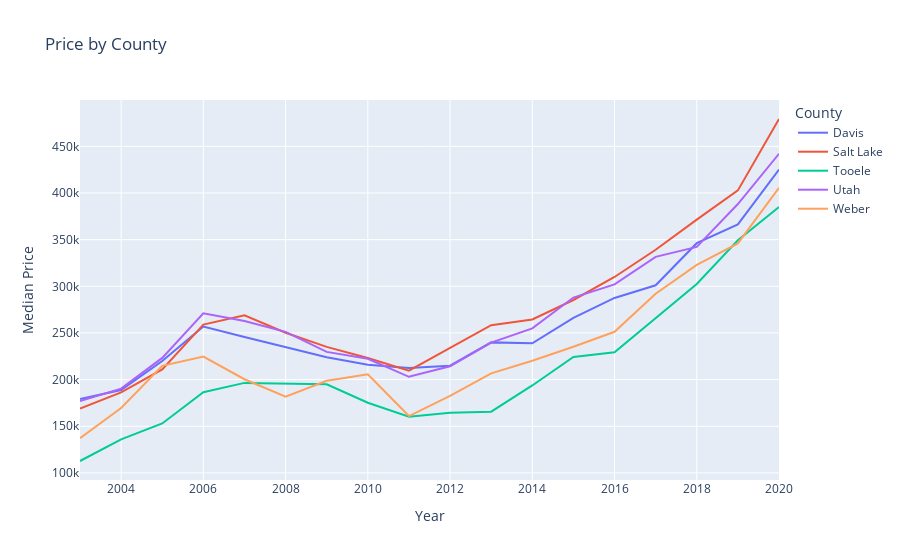

The notebook cell this image was saved under:
### Code cell
County_agg = utah_df.groupby(by=["County", "Year"],as_index=False).mean()
px.line(County_agg, x="Year", y="Median Price", color="County", title='Price by County')

### Figure 1 — Plotly figure (JSON) as saved in the notebook; plotly's stock layout.template omitted (floating-point values rounded to 4 significant figures)
{"data": [{"hovertemplate": "County=Davis<br>Year=%{x}<br>Median Price=%{y}<extra></extra>", "legendgroup": "Davis", "line": {"color": "#636efa", "dash": "solid"}, "mode": "lines", "name": "Davis", "orientation": "v", "showlegend": true, "type": "scatter", "x": [2003, 2004, 2005, 2006, 2007, 2008, 2009, 2010, 2011, 2012, 2013, 2014, 2015, 2016, 2017, 2018, 2019, 2020], "xaxis": "x", "y": [179300.0, 188800.0, 219900.0, 256900.0, 245600.0, 234950, 223953, 215900.0, 212400.0, 215000.0, 239900, 238857, 266100.0, 287545, 301085, 346185, 366400.0, 425195], "yaxis": "y"}, {"hovertemplate": "County=Salt Lake<br>Year=%{x}<br>Median Price=%{y}<extra></extra>", "legendgroup": "Salt Lake", "line": {"color": "#EF553B", "dash": "solid"}, "mode": "lines", "name": "Salt Lake", "orientation": "v", "showlegend": true, "type": "scatter", "x": [2003, 2004, 2005, 2006, 2007, 2008, 2009, 2010, 2011, 2012, 2013, 2014, 2015, 2016, 2017, 2018, 2019, 2020], "xaxis": "x", "y": [168900.0, 186300.0, 211000.0, 259000.0, 269000.0, 250200.0, 235100.0, 223200.0, 209600.0, 234400.0, 258400.0, 264500.0, 285300.0, 310000.0, 339200.0, 371500.0, 402700.0, 479300.0], "yaxis": "y"}, {"hovertemplate": "County=Tooele<br>Year=%{x}<br>Median Price=%{y}<extra></extra>", "legendgroup": "Tooele", "line": {"color": "#00cc96", "dash": "solid"}, "mode": "lines", "name": "Tooele", "orientation": "v", "showlegend": true, "type": "scatter", "x": [2003, 2004, 2005, 2006, 2007, 2008, 2009, 2010, 2011, 2012, 2013, 2014, 2015, 2016, 2017, 2018, 2019, 2020], "xaxis": "x", "y": [112800.0, 136000.0, 153000, 186477, 196500.0, 195725, 194975, 175225, 160250, 164600.0, 165625, 193750, 224250, 229225, 266100.0, 302500.0, 349300.0, 384901], "yaxis": "y"}, {"hovertemplate": "County=Utah<br>Year=%{x}<br>Median Price=%{y}<extra></extra>", "legendgroup": "Utah", "line": {"color": "#ab63fa", "dash": "solid"}, "mode": "lines", "name": "Utah", "orientation": "v", "showlegend": true, "type": "scatter", "x": [2003, 2004, 2005, 2006, 2007, 2008, 2009, 2010, 2011, 2012, 2013, 2014, 2015, 2016, 2017, 2018, 2019, 2020], "xaxis": "x", "y": [177100.0, 190300.0, 223300.0, 271000.0, 262900.0, 251207, 229700.0, 222400.0, 203000.0, 214300.0, 239700.0, 254900.0, 287900.0, 302100.0, 331600.0, 342200.0, 388100.0, 442000.0], "yaxis": "y"}, {"hovertemplate": "County=Weber<br>Year=%{x}<br>Median Price=%{y}<extra></extra>", "legendgroup": "Weber", "line": {"color": "#FFA15A", "dash": "solid"}, "mode": "lines", "name": "Weber", "orientation": "v", "showlegend": true, "type": "scatter", "x": [2003, 2004, 2005, 2006, 2007, 2008, 2009, 2010, 2011, 2012, 2013, 2014, 2015, 2016, 2017, 2018, 2019, 2020], "xaxis": "x", "y": [137200.0, 169600.0, 214700.0, 224700.0, 200400.0, 181800.0, 198700.0, 205770, 160900.0, 182500.0, 206700.0, 220300.0, 235300, 251200.0, 292100.0, 323000.0, 346000.0, 405500.0], "yaxis": "y"}], "layout": {"legend": {"title": {"text": "County"}, "tracegroupgap": 0}, "title": {"text": "Price by County"}, "xaxis": {"anchor": "y", "domain": [0, 1], "title": {"text": "Year"}}, "yaxis": {"anchor": "x", "domain": [0, 1], "title": {"text": "Median Price"}}}}
